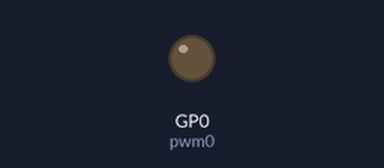
The program below on a simulated Raspberry Pi Pico running MicroPython. Shown: output pins drawn as LEDs (lit = HIGH). At 3.6 s the program stops and its outputs stay as they are.

Above: at 0.1 s.
At 1.6 s:
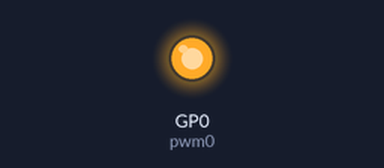
Timing chart, 0 to 4.6 s (numbered marks = the images above):
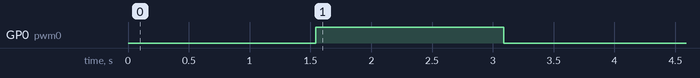

Measured:
- by itself, GP0 (pwm0): LOW → HIGH at 1.5 s, → LOW 1.5 s later

The program:

pwm_led_fade.py
```python
from machine import Pin, PWM
from time import sleep

steps = 1000
ramp_duration = 1
step_time = ramp_duration/steps
pwm_max = 65536


pwm0 = PWM(Pin(0), freq=1000, duty_u16=0)

sleep(ramp_duration/2)
for step in range (steps):
    pwm = round(step/steps * 65536)
    pwm0.duty_u16(pwm)
    sleep(step_time)

sleep(ramp_duration/2)
for step in range (steps):
    pwm = round(65536 * (1-step/steps))
    pwm0.duty_u16(pwm)
    sleep(step_time)

pwm0.duty_u16(65536)
pwm0.deinit()
sleep(ramp_duration/2)
```
